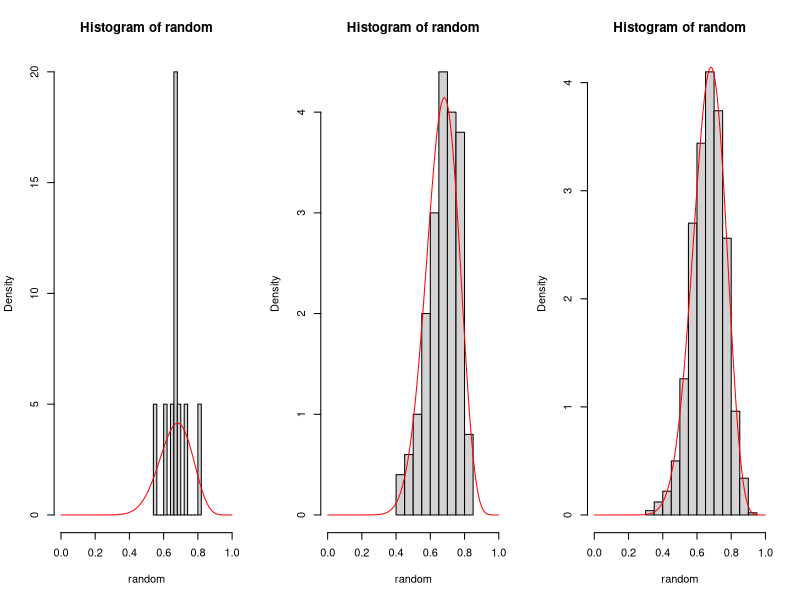
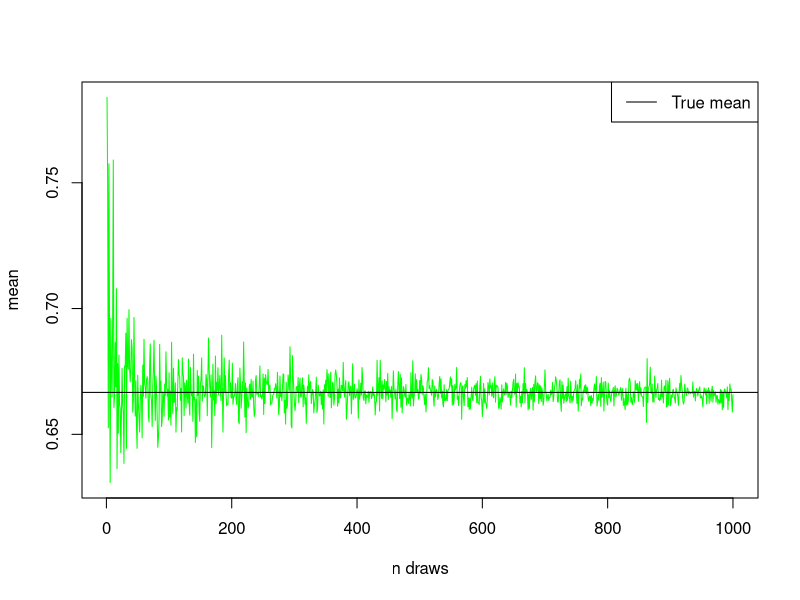
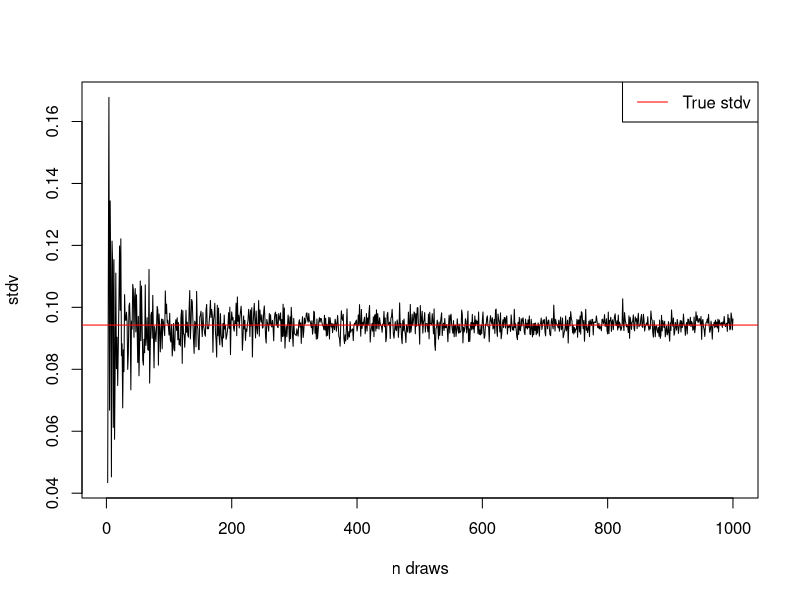
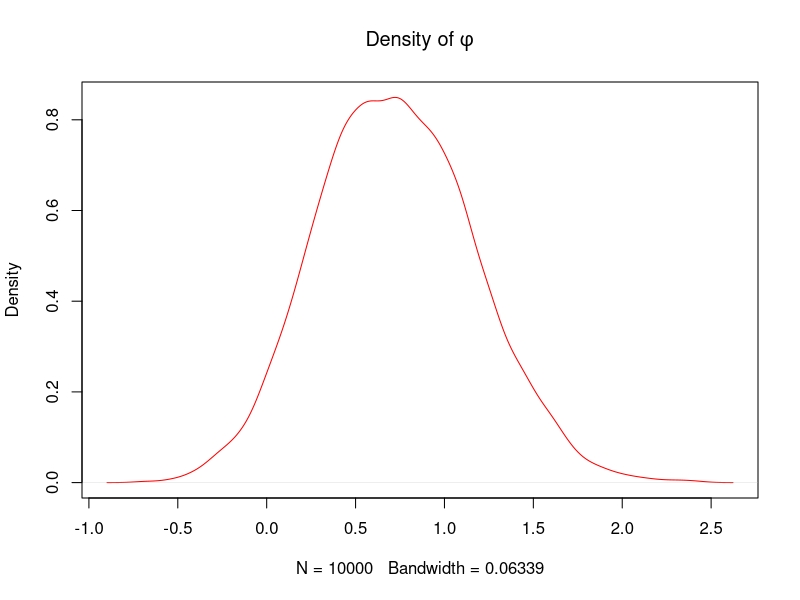

Write the R code that produced these figures, in order.
alpha <- 2
beta <- 2
s <- 14
f <- 6
n <- 20
f <- n-s
nDraws <- c(10, 100, 1000)

# 1a
# What are the true values of the posterior mean and standard deviation? 
# Look at the Wikipedia page for the beta distribution or in the table of 
# distributions on the course webpage. Compute these based on the posterior parameters. 
# Then compute the same values based on the posterior samples 
# (using mean() and sd() in R) and see if you get the same results.
# To show the convergence, make a plot that shows the posterior mean and standard deviation on the y-axis, 
# computed based on posterior samples and number of samples on the x-axis. 
# You can then also include the true values in this plot.

xGrid <- seq(0.001, 0.999, by=0.001)
posterior = dbeta(xGrid, alpha + s, beta + (n-s))
trueMean <- (alpha + s)/(alpha + beta + s + f)
trueStdv <- sqrt(((alpha + s) * ( beta + f)) / ((alpha + beta + n)^2 * (alpha + beta + n + 1)))
par(mfrow=c(1,3))
for (draws in nDraws) {
  random = rbeta(draws, alpha+s, beta+(n-s))
  hist(random, xlim = c(0,1), freq = FALSE, breaks=10)
  lines(xGrid, posterior, type='l', col ='red')
}
dev.off() 

mean <- c()
stdv <- c()
for (i in 1:1000) {
  random = rbeta(i, alpha+s, beta+(n-s))
  mean <- c(mean, mean(random))
  stdv <- c(stdv, sd(random))
}

# plot mean
plot(mean, type='l', col='green', xlab = 'n draws')
abline(h = trueMean)
legend('topright', legend = 'True mean', col = 'black', lwd = 1)

# Plot standard diviation 
plot(stdv, type='l', col='black', xlab='n draws')
abline(h = trueStdv, col='red')
legend('topright', legend = 'True stdv', col = 'red', lwd = 1)



# 1b
nDraws <- 10000
random = rbeta(nDraws, alpha+s, beta+(n-s))
print(sum(random < 0.4)/length(random))
real <- pbeta(.4, alpha + s, beta + (n-s))

# 1c
##you compute random draws of phi, but then you plot the density of the 
##original parameter theta. Plot the density of phi instead. 
##Also the mathematical statement should say theta instead of phi on the right hand side.

nDraws <- 10000
random = rbeta(nDraws, alpha+s, beta+(n-s))
phi <- log(random/(1 - random))
plot(density(phi), lwd=1, type='l', col='red', main = expression('Density of' ~ phi))
